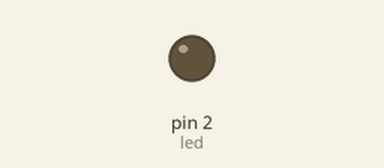
Recording of a sketch running on a simulated Arduino Uno, built with avr-gcc and run on an emulated ATmega328P. On the bench: output pins drawn as LEDs (lit = HIGH).

Above: at 0.3 s.
At 4.6 s:
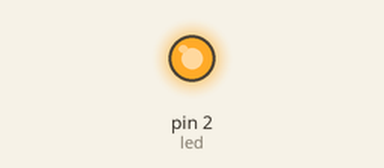
Timing chart, 0 to 7.0 s (numbered marks = the images above):
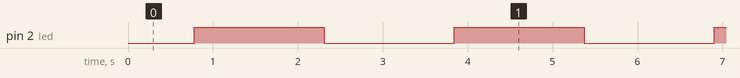

Measured:
- by itself, pin 2 (led): alternates HIGH for 1.5 s and LOW for 1.5 s

The sketch:

LED_FADE.ino
```cpp
int led =2;           // the PWM pin the LED is attached to
int brightness = 0;    // how bright the LED is
int fadeAmount = 5;    // how many points to fade the LED by

void setup() {
 pinMode(led, OUTPUT); // declare pwm pin to be an output:
}

void loop() {
 analogWrite(led, brightness); // set the brightness of led

 // change the brightness for next time through the loop:
 brightness = brightness + fadeAmount;

 // reverse the direction of the fading at the ends of the fade:
 if (brightness <= 0 || brightness >= 255) {
   fadeAmount = -fadeAmount;
 }
 delay(30);  // wait for 30 milliseconds to see the dimming effect
}
```
